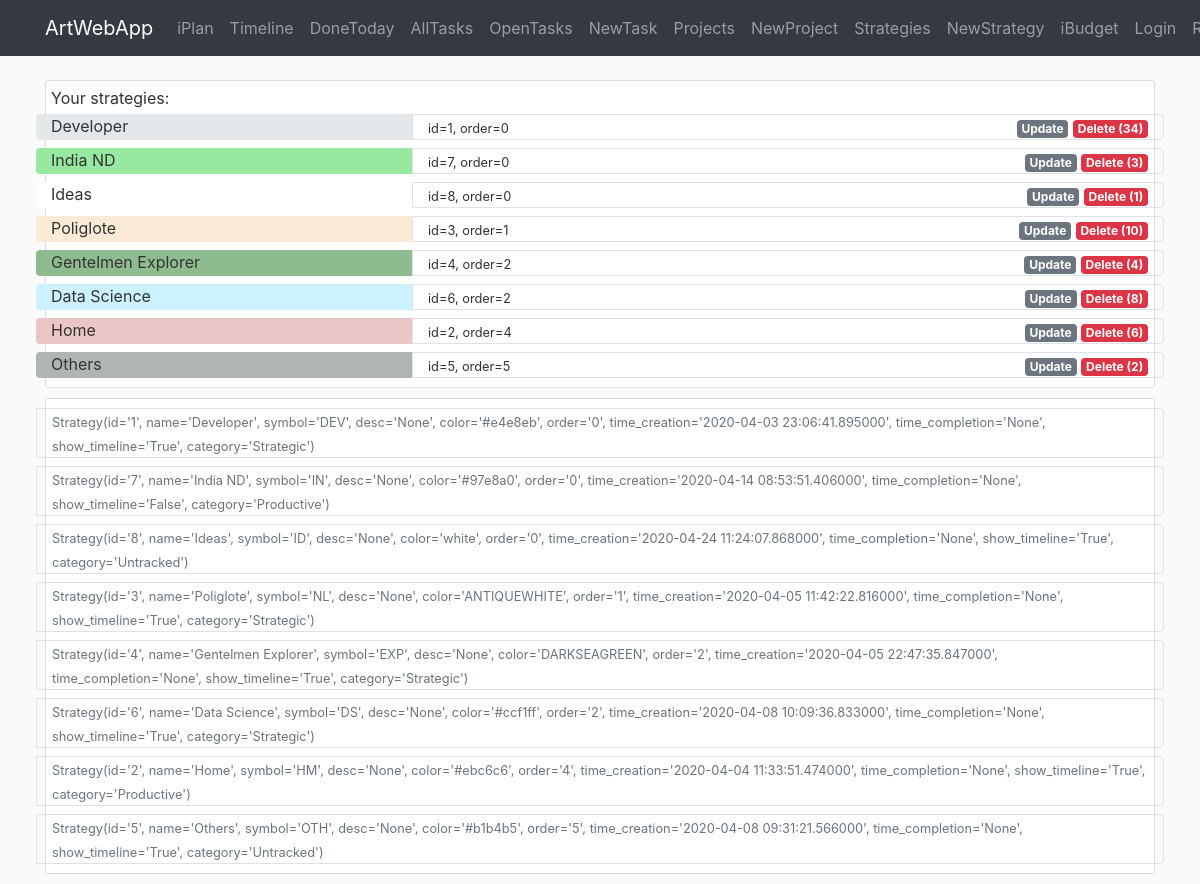
The page /iplan/strategy on the database its author committed.
### awa/iplan/models.py (models this page shows)
class Strategy(db.Model):
    id = db.Column(db.Integer, primary_key=True)
    name = db.Column(db.String(40), nullable=False)
    symbol = db.Column(db.String(3))
    desc = db.Column(db.Text)
    color = db.Column(db.String(7))
    order = db.Column(db.Integer)
    time_creation = db.Column(db.DateTime, default=datetime.now)
    time_completion = db.Column(db.DateTime)
    show_timeline = db.Column(db.Boolean, default=True, nullable=False)
    category = db.Column(db.String(20), nullable=True)
    br_task = db.relationship('Task', backref='strategy')  # todo: lazy=True - test that later
    def __repr__(self):
        return f"Strategy(id='{self.id}', name='{self.name}', symbol='{self.symbol}', desc='{self.desc}'," \
               f" color='{self.color}', order='{self.order}', time_creation='{self.time_creation}'," \
               f" time_completion='{self.time_completion}', show_timeline='{self.show_timeline}'," \
               f" category='{self.category}')"

### awa/iplan/routes.py (the view)
@iplan.route('/iplan/strategy', methods=['GET', 'POST'])
def strategy():
    strategies = Strategy.query.order_by(Strategy.order).all()
    count_tasks = {item.id: len(Task.query.filter_by(id_strategy=item.id).all()) for item in strategies}
    return render_template('iplan/strategy.html', strategies=strategies, legend='Create New Strategy',
                           count_tasks=count_tasks)

### awa/templates/iplan/strategy.html
{% extends "layout.html" %}
{% block content %}
<div class="container">
   <div class="content-section">
       Your strategies:
        {% for item in strategies %}
        <div class="row">
            <div class="col-4 rounded-left mt-1 mb-1" style="background-color:{{item.color}}">
                {{item.name}}
            </div>
            <div class="col border rounded-right mt-1 mb-1">
                <div class="row p-0">
                    <div class="col-auto">
                        <small>id={{item.id}}, order={{item.order}}</small>
                    </div>
                    <div class="col-auto ml-auto">
                        <a href="{{url_for('iplan.strategy_update', id_strategy=item.id)}}" class="badge badge-secondary">Update</a>
                        {% if count_tasks[item.id] != 0 %}
                            <a href="{{url_for('iplan.strategy_delete', id_strategy=item.id)}}" class="badge badge-danger">Delete ({{count_tasks[item.id]}})</a>
                        {% else %}
                            <a href="{{url_for('iplan.strategy_delete', id_strategy=item.id)}}" class="badge badge-warning">Delete ({{count_tasks[item.id]}})</a>
                        {% endif %}
                    </div>
                </div>
            </div>
        </div>
        {% endfor %}
    </div>
   <div class="content-section">
        {% for item in strategies %}
        <div class="row">
            <div class="col border rounded-right mt-1 mb-1">
                <div class="row p-0">
                    <div class="col-auto">
                        <small class="text-muted">{{item}}</small>
                    </div>
                </div>
            </div>
        </div>
        {% endfor %}
    </div>
</div>
{% endblock content %}

### awa/static/main.css (style rules this page uses)
body { background: #fafafa; color: #333333; margin-top: 5rem; }
.content-section { background: #ffffff; padding: 5px 5px; border: 1px solid #dddddd; border-radius: 3px; margin-bottom: 10px; }

### rows shown on the page
Strategy: name "Developer", id "1", order "0", count_tasks "34", id+name+symbol "Strategy(id='1', name='Developer', symbol='DEV', desc='None', color='#e4e8eb', order='0', time_creation='2020-04-03 23:06:41.895000', time_completion='None', show_timeline='True', category='Strategic')"
Strategy: name "India ND", id "7", order "0", count_tasks "3", id+name+symbol "Strategy(id='7', name='India ND', symbol='IN', desc='None', color='#97e8a0', order='0', time_creation='2020-04-14 08:53:51.406000', time_completion='None', show_timeline='False', category='Productive')"
Strategy: name "Ideas", id "8", order "0", show_timeline "1", id+name+symbol "Strategy(id='8', name='Ideas', symbol='ID', desc='None', color='white', order='0', time_creation='2020-04-24 11:24:07.868000', time_completion='None', show_timeline='True', category='Untracked')"
Strategy: name "Poliglote", id "3", order "1", count_tasks "10", id+name+symbol "Strategy(id='3', name='Poliglote', symbol='NL', desc='None', color='ANTIQUEWHITE', order='1', time_creation='2020-04-05 11:42:22.816000', time_completion='None', show_timeline='True', category='Strategic')"
Strategy: name "Gentelmen Explorer", id "4", order "2", id+name+symbol "Strategy(id='4', name='Gentelmen Explorer', symbol='EXP', desc='None', color='DARKSEAGREEN', order='2', time_creation='2020-04-05 22:47:35.847000', time_completion='None', show_timeline='True', category='Strategic')"
Strategy: name "Data Science", id "6", order "2", count_tasks "8", id+name+symbol "Strategy(id='6', name='Data Science', symbol='DS', desc='None', color='#ccf1ff', order='2', time_creation='2020-04-08 10:09:36.833000', time_completion='None', show_timeline='True', category='Strategic')"
Strategy: name "Home", id "2", order "4", count_tasks "6", id+name+symbol "Strategy(id='2', name='Home', symbol='HM', desc='None', color='#ebc6c6', order='4', time_creation='2020-04-04 11:33:51.474000', time_completion='None', show_timeline='True', category='Productive')"
Strategy: name "Others", id "5", order "5", count_tasks "2", id+name+symbol "Strategy(id='5', name='Others', symbol='OTH', desc='None', color='#b1b4b5', order='5', time_creation='2020-04-08 09:31:21.566000', time_completion='None', show_timeline='True', category='Untracked')"
